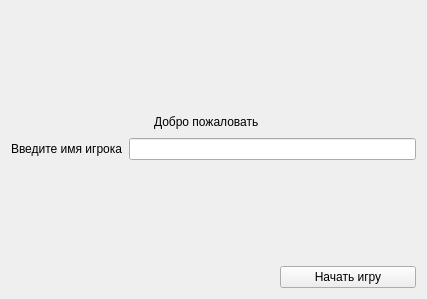
<?xml version="1.0" encoding="UTF-8"?>
<ui version="4.0">
 <class>HellowWindow</class>
 <widget class="QWidget" name="HellowWindow">
  <property name="geometry">
   <rect>
    <x>0</x>
    <y>0</y>
    <width>427</width>
    <height>299</height>
   </rect>
  </property>
  <property name="windowTitle">
   <string>Form</string>
  </property>
  <layout class="QGridLayout" name="gridLayout">
   <item row="3" column="2">
    <spacer name="verticalSpacer">
     <property name="orientation">
      <enum>Qt::Vertical</enum>
     </property>
     <property name="sizeHint" stdset="0">
      <size>
       <width>20</width>
       <height>99</height>
      </size>
     </property>
    </spacer>
   </item>
   <item row="1" column="1" colspan="3">
    <widget class="QLabel" name="labelHellow">
     <property name="text">
      <string>Добро пожаловать</string>
     </property>
    </widget>
   </item>
   <item row="4" column="3">
    <spacer name="horizontalSpacer_4">
     <property name="orientation">
      <enum>Qt::Horizontal</enum>
     </property>
     <property name="sizeHint" stdset="0">
      <size>
       <width>73</width>
       <height>20</height>
      </size>
     </property>
    </spacer>
   </item>
   <item row="1" column="0">
    <spacer name="horizontalSpacer">
     <property name="orientation">
      <enum>Qt::Horizontal</enum>
     </property>
     <property name="sizeHint" stdset="0">
      <size>
       <width>136</width>
       <height>20</height>
      </size>
     </property>
    </spacer>
   </item>
   <item row="1" column="4">
    <spacer name="horizontalSpacer_2">
     <property name="orientation">
      <enum>Qt::Horizontal</enum>
     </property>
     <property name="sizeHint" stdset="0">
      <size>
       <width>136</width>
       <height>20</height>
      </size>
     </property>
    </spacer>
   </item>
   <item row="4" column="0" colspan="2">
    <spacer name="horizontalSpacer_3">
     <property name="orientation">
      <enum>Qt::Horizontal</enum>
     </property>
     <property name="sizeHint" stdset="0">
      <size>
       <width>143</width>
       <height>20</height>
      </size>
     </property>
    </spacer>
   </item>
   <item row="4" column="4">
    <widget class="QPushButton" name="pushButtonStart">
     <property name="text">
      <string>Начать игру</string>
     </property>
    </widget>
   </item>
   <item row="0" column="2">
    <spacer name="verticalSpacer_2">
     <property name="orientation">
      <enum>Qt::Vertical</enum>
     </property>
     <property name="sizeHint" stdset="0">
      <size>
       <width>20</width>
       <height>45</height>
      </size>
     </property>
    </spacer>
   </item>
   <item row="2" column="0" colspan="5">
    <layout class="QHBoxLayout" name="horizontalLayout">
     <item>
      <widget class="QLabel" name="labelSetName">
       <property name="text">
        <string>Введите имя игрока</string>
       </property>
      </widget>
     </item>
     <item>
      <widget class="QLineEdit" name="lineEditName"/>
     </item>
    </layout>
   </item>
  </layout>
 </widget>
 <resources/>
 <connections/>
</ui>
